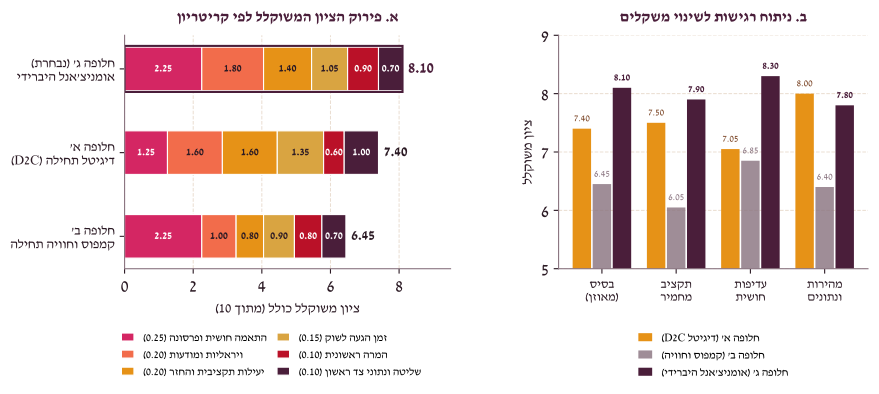

Generate this figure with Python:
"""Chapter 5 figure: Weighted Decision Matrix Breakdown & Sensitivity Analysis.

Panel A: Stacked horizontal bars showing weighted contribution of each of the
6 decision criteria (weights summing to 1.00) for the 3 AURA launch alternatives.
Panel B: Sensitivity analysis across 4 weighting scenarios verifying robustness
of Alternative 3 (Omnichannel Hybrid).
"""
import numpy as np
import matplotlib.pyplot as plt
from aura_style import AURA, SHADES, heb, apply_style, save

apply_style()

# Criteria and baseline weights (sum = 1.00) - pure Hebrew + numeric weights for clean BiDi
criteria = [
    ("התאמה חושית ופרסונה (0.25)", 0.25, SHADES["berry"]),
    ("ויראליות ומודעות (0.20)", 0.20, SHADES["peach"]),
    ("יעילות תקציבית והחזר (0.20)", 0.20, SHADES["honey"]),
    ("זמן הגעה לשוק (0.15)", 0.15, AURA["gold"]),
    ("המרה ראשונית (0.10)", 0.10, SHADES["ruby"]),
    ("שליטה ונתוני צד ראשון (0.10)", 0.10, AURA["plum"]),
]

# Raw scores (1-10) for each alternative: [Sensory, Viral, Budget, TTM, Conv, Data]
scores = {
    "alt2": np.array([9, 5, 4, 6, 8, 7], dtype=float),
    "alt1": np.array([5, 8, 8, 9, 6, 10], dtype=float),
    "alt3": np.array([9, 9, 7, 7, 9, 7], dtype=float),
}
alt_labels = [
    heb("חלופה ב'\nקמפוס וחוויה תחילה"),
    heb("חלופה א'\nדיגיטל תחילה (D2C)"),
    heb("חלופה ג' (נבחרת)\nאומניצ'אנל היברידי"),
]
alt_keys = ["alt2", "alt1", "alt3"]

fig, (ax1, ax2) = plt.subplots(
    1, 2, figsize=(9.6, 4.1), gridspec_kw={"width_ratios": [1.18, 1.12]}
)
plt.subplots_adjust(wspace=0.34, bottom=0.27, top=0.84)

# ------------------------------------------------------------------
# Panel A: Stacked weighted score contributions
# ------------------------------------------------------------------
y_pos = np.arange(len(alt_keys))
lefts = np.zeros(len(alt_keys))

for idx, (cname, w, col) in enumerate(criteria):
    vals = np.array([scores[k][idx] * w for k in alt_keys])
    ax1.barh(
        y_pos,
        vals,
        left=lefts,
        height=0.52,
        color=col,
        edgecolor="white",
        linewidth=0.8,
        label=heb(cname),
    )
    for row_i, v in enumerate(vals):
        if v >= 0.58:
            txt_col = "white" if col in (SHADES["berry"], SHADES["ruby"], AURA["plum"]) else AURA["ink"]
            ax1.text(
                lefts[row_i] + v / 2,
                y_pos[row_i],
                f"{v:.2f}",
                ha="center",
                va="center",
                fontsize=7.9,
                fontweight="bold",
                color=txt_col,
            )
    lefts += vals

for row_i, tot in enumerate(lefts):
    is_winner = row_i == 2
    ax1.text(
        tot + 0.16,
        y_pos[row_i],
        f"{tot:.2f}",
        ha="left",
        va="center",
        fontsize=11.5 if is_winner else 10.5,
        fontweight="bold",
        color=AURA["plum"] if is_winner else AURA["ink"],
    )

ax1.set_yticks(y_pos)
ax1.set_yticklabels(alt_labels, fontsize=9.8)
ax1.set_xlim(0, 9.5)
ax1.set_xlabel(heb("ציון משוקלל כולל (מתוך 10)"), fontsize=10.2)
ax1.set_title(heb("א. פירוק הציון המשוקלל לפי קריטריון"), fontsize=11.2, fontweight="bold", color=AURA["plum"], pad=10)
ax1.grid(axis="x", color=AURA["grid"], linestyle="--", linewidth=0.7)
ax1.set_axisbelow(True)

# Highlight winner bar with plum border
ax1.barh(
    [2],
    [lefts[2]],
    height=0.55,
    facecolor="none",
    edgecolor=AURA["plum"],
    linewidth=1.5,
)

ax1.legend(
    loc="upper center",
    bbox_to_anchor=(0.45, -0.23),
    ncol=2,
    frameon=False,
    fontsize=8.2,
    handlelength=1.1,
    columnspacing=0.9,
)

# ------------------------------------------------------------------
# Panel B: Sensitivity analysis across 4 weighting scenarios
# ------------------------------------------------------------------
scenarios = [
    ("בסיס\n(מאוזן)", np.array([0.25, 0.20, 0.20, 0.15, 0.10, 0.10])),
    ("תקציב\nמחמיר", np.array([0.20, 0.15, 0.35, 0.10, 0.10, 0.10])),
    ("עדיפות\nחושית", np.array([0.35, 0.20, 0.15, 0.10, 0.10, 0.10])),
    ("מהירות\nונתונים", np.array([0.15, 0.15, 0.15, 0.25, 0.10, 0.20])),
]

x = np.arange(len(scenarios))
w_bar = 0.27

s_alt1 = [float(np.dot(scores["alt1"], w)) for _, w in scenarios]
s_alt2 = [float(np.dot(scores["alt2"], w)) for _, w in scenarios]
s_alt3 = [float(np.dot(scores["alt3"], w)) for _, w in scenarios]

b1 = ax2.bar(x - w_bar, s_alt1, width=w_bar * 0.92, color=SHADES["honey"], label=heb("חלופה א' (דיגיטל D2C)"))
b2 = ax2.bar(x, s_alt2, width=w_bar * 0.92, color=AURA["muted"], alpha=0.82, label=heb("חלופה ב' (קמפוס וחוויה)"))
b3 = ax2.bar(x + w_bar, s_alt3, width=w_bar * 0.92, color=AURA["plum"], label=heb("חלופה ג' (אומניצ'אנל היברידי)"))

for bars, col, dy in [(b1, SHADES["cocoa"], 0.08), (b2, AURA["muted"], 0.08), (b3, AURA["plum"], 0.08)]:
    for bar in bars:
        h = bar.get_height()
        ax2.text(
            bar.get_x() + bar.get_width() / 2,
            h + dy,
            f"{h:.2f}",
            ha="center",
            va="bottom",
            fontsize=7.3,
            fontweight="bold" if col == AURA["plum"] else "normal",
            color=col,
        )

ax2.set_xticks(x)
ax2.set_xticklabels([heb(name) for name, _ in scenarios], fontsize=9.2)
ax2.set_ylim(5.0, 9.0)
ax2.set_ylabel(heb("ציון משוקלל"), fontsize=10.2)
ax2.set_title(heb("ב. ניתוח רגישות לשינוי משקלים"), fontsize=11.2, fontweight="bold", color=AURA["plum"], pad=10)
ax2.grid(axis="y", color=AURA["grid"], linestyle="--", linewidth=0.7)
ax2.set_axisbelow(True)

ax2.legend(
    loc="upper center",
    bbox_to_anchor=(0.5, -0.23),
    ncol=1,
    frameon=False,
    fontsize=8.3,
    handlelength=1.2,
)

save(fig, "decision_matrix_scores")
